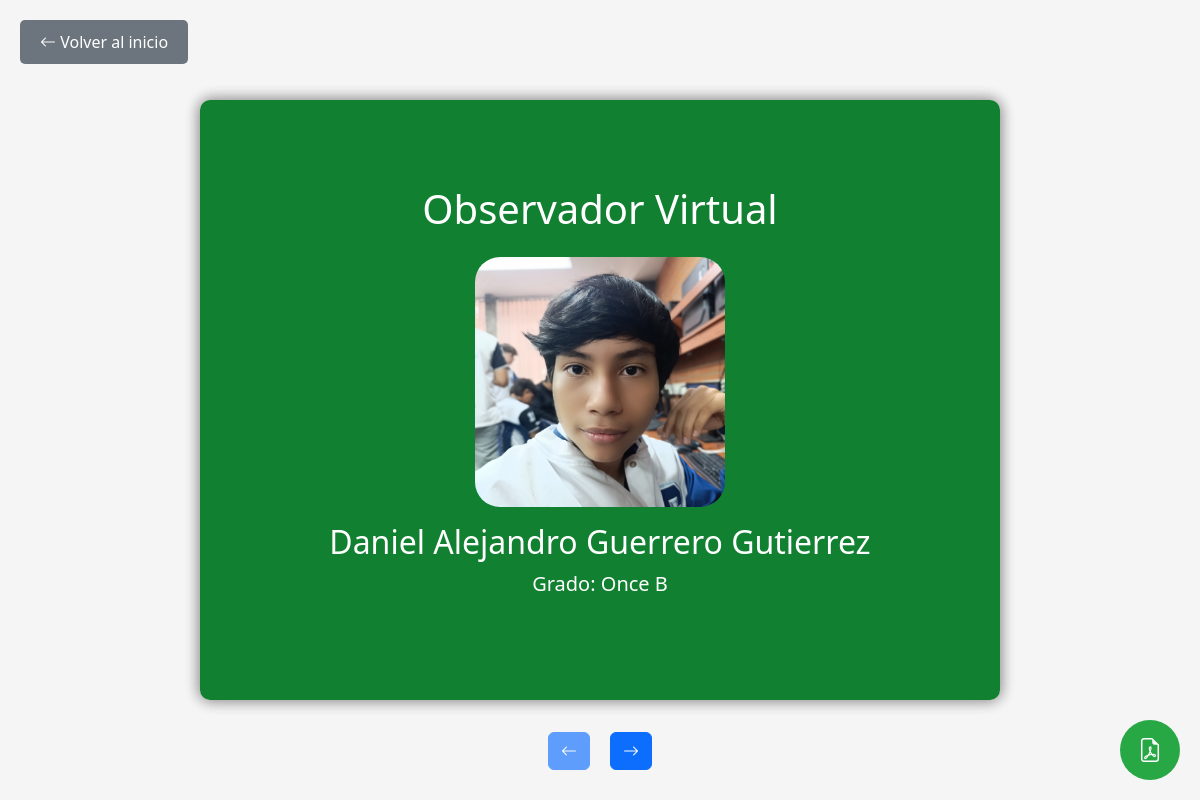
The page /observador/1109668674/ (signed in) on the database its author committed.
### Modulos/Observador/models.py (models this page shows, shortened)
class Estudiante(models.Model):
    idEstudiante = models.AutoField(primary_key=True)
    tiposDocumentos = [
        ('T.I.', 'Tarjeta de Identidad'),
        ('C.C.', 'Cedula de Ciudadanía'),
        ('C.E.', 'Cedula de Extranjería')
    ]
    tipoDocumento = models.CharField(
        max_length=4, choices=tiposDocumentos, default='T.I.')
    documento = models.CharField(max_length=10, default=0)
    nombre = models.CharField(max_length=100)
    apellido = models.CharField(max_length=100)
    fechaNacimiento = models.DateField(null=True)
    correo = models.EmailField(max_length=100)
    contrasena = models.CharField(max_length=100)
    faltasTipo1 = models.IntegerField(default=0)
    faltasTipo2 = models.IntegerField(default=0)
    faltasTipo3 = models.IntegerField(default=0)
    totalFaltas = models.IntegerField(default=0)
    idColegio = models.ForeignKey(
        Colegio, on_delete=models.CASCADE, related_name="estudiantes", default=1)
    idGrado = models.ForeignKey(
        Grado, on_delete=models.CASCADE, null=True, blank=True)
    imagen_perfil = models.ImageField(
        upload_to='perfiles/', blank=True, null=True)
    class Meta:
        verbose_name = 'Estudiante'

class Grado(models.Model):
    idGrado = models.AutoField(primary_key=True)
    grado = models.CharField(max_length=16, null=True, blank=True)
    ciclo = models.CharField(max_length=7)
    idColegio = models.ForeignKey(
        Colegio, on_delete=models.CASCADE, related_name="grado", default=1)

### Modulos/Usuarios/views.py (the view)
# urls.py: path('observador/<documento>/', observadorEstudianteLibro, name="observador"),
def observadorEstudianteLibro(request, documento):
    if not request.session.get('isLogged', False):
        return redirect('login')
    userType = request.session.get('userType', False)
    admin = userType ==  'profesor' or userType == 'directivo'
    documentoIniciado = request.session.get('documento', False)
    if (userType == 'estudiante' or userType == 'acudiente') and documento != documentoIniciado:
        return redirect('observador', documento=documentoIniciado)
    estudiante = get_object_or_404(Estudiante, documento=documento)
    acudiente = Acudiente.objects.filter(
        idEstudiante=estudiante.idEstudiante).first()
    observaciones = list(Observacion.objects.filter(
        idEstudiante=estudiante.idEstudiante))
    observaciones_agrupadas = [observaciones[i:i+3]
                               for i in range(0, len(observaciones), 3)]
    return render(request, 'observador/libro.html', {
        "estudiante": estudiante,
        "acudiente": acudiente,
        "observaciones_agrupadas": observaciones_agrupadas,
        "admin": admin,
    })

### Modulos/Observador/models.py (called while the page is built)
    def __str__(self):
        return f"Falta: {self.falta}: {self.descripcion}, Falta de tipo: {self.tipoFalta}"

### Modulos/Usuarios/context_processors.py (called while the page is built)
def session_variables(request):
    return {
        'isLogged': request.session.get('isLogged', None),
        'userId': request.session.get('userId', None),
        'userType': request.session.get('userType', None),
        'userNombre': request.session.get('userNombre', None)
    }

### Modulos/Usuarios/templates/observador/libro.html (shortened to what this page needs)
{% load static %}
<!DOCTYPE html>
<html lang="es">
  <head>
    <link href="https://cdnjs.cloudflare.com/ajax/libs/bootstrap/5.3.0/css/bootstrap.min.css" rel="stylesheet">
    <link href="https://cdn.jsdelivr.net/npm/bootstrap-icons/font/bootstrap-icons.css" rel="stylesheet">
  </head>
  <body>
    <link rel="stylesheet" href="{% static 'css/stylelibro.css' %}">
    <div class="container">
      <div class="back-button-container">
        <a href="{% url 'home' %}">
          <button class="btn btn-secondary back-button">
            <i class="bi bi-arrow-left"></i> Volver al inicio
          </button>
        </a>
      </div>
      <div class="book-container">
        <div class="book" id="book">
          <div class="page cover current" id="cover">
            <div class="page-content">
              <h1 class="mb-4">Observador Virtual</h1>
              {% if estudiante.imagen_perfil %}
              <img src="{{ estudiante.imagen_perfil.url }}" alt="Foto de perfil de {{ estudiante.nombre }}"
                class="img-perfil" height="250px" style="border-radius: 10%;">
              {% else %}
              <img src="{% static 'img/default-profile.png' %}" alt="Imagen por defecto" class="img-perfil"
                height="250px">
              {% endif %}
              <div class="student-info mt-3">
                <h2>{{estudiante.nombre}} {{estudiante.apellido}}</h2>
                <p class="lead">Grado: {{estudiante.idGrado.grado}}</p>
              </div>
            </div>
          </div>
          <div class="page" id="page1">
            <div class="page-content">
              <h2>Información Personal</h2>
              <div class="row mt-4">
                <div class="col-md-6">
                  <div class="mb-3">
                    <strong>Nombre Completo:</strong>
                    <p>{{estudiante.nombre}} {{estudiante.apellido}}</p>
                  </div>
                  <div class="mb-3">
                    <strong>Fecha de Nacimiento:</strong>
                    <p>{{estudiante.fechaNacimiento}}</p>
                  </div>
                  <div class="mb-3">
                    <strong>Correo Electrónico:</strong>
                    <p>{{estudiante.correo}}</p>
                  </div>
                </div>
                {% if acudiente %}
                <div class="col-md-6">
                  <div class="mb-3">
                    <strong>Nombre del Acudiente:</strong>
                    <p>{{acudiente.nombre}} {{acudiente.apellido}}</p>
                  </div>
                  <div class="mb-3">
                    <strong>Teléfono del Acudiente:</strong>
                    <p>{{acudiente.telefono}}</p>
                  </div>
                  <div class="mb-3">
                    <strong>Correo Electrónico del Acudiente:</strong>
                    <p>{{acudiente.correo}}</p>
                  </div>
                </div>
                {% endif %}
              </div>
            </div>
            <div class="page-number">1</div>
          </div>
          {% for grupo in observaciones_agrupadas %}
          <div class="page">
            <div class="page-content">
              <h2>Observaciones</h2>
              <div class="table-responsive mt-4">
                <table class="table table-striped">
                  {% for obs in grupo %}
                  <tr>
                    <td>Fecha: {{obs.fecha}} {{obs.hora}}</td>
                    <td>{{obs.idFalta}}</td>
                  </tr>
                  <tr>
                    <td colspan="2">Descripción: {{obs.comentario}}</td>
                  </tr>
                  {% endfor %}
                </table>
              </div>
            </div>
            <div class="page-number">{{ forloop.counter|add:"1" }}</div>
          </div>
          {% endfor %}
          <div class="controls">
            <button class="btn btn-primary" id="prev-btn" disabled>
              <i class="bi bi-arrow-left"></i>
            </button>
            <button class="btn btn-primary" id="next-btn">
              <i class="bi bi-arrow-right"></i>
            </button>
          </div>
        </div>
      </div>
      <div class="fab-container">
        <div class="fab-item">
          <button class="fab-button">
            <i class="bi bi-file-earmark-pdf"></i>
          </button>
        </div>
      </div>
    </div>
  </body>
</html>

### observadorVirtual/static/css/stylelibro.css (style rules this page uses)
body { background-color: #f5f5f5; min-height: 100vh; display: flex; align-items: center; justify-content: center; padding: 20px; }
.book-container { perspective: 1000px; position: relative; width: 100%; max-width: 800px; height: 600px; margin: 0 auto; }
.book { position: relative; width: 100%; height: 100%; transform-style: preserve-3d; transition: transform 0.5s; }
.page { position: absolute; width: 100%; height: 100%; background-color: #fff0db; border-radius: 10px; box-shadow: 0 0 15px rgba(0, 0, 0, 0.2); transform-origin: left center; transform-style: preserve-3d; transition: transform 0.5s; backface-visibility: hidden; display: flex; flex-direction: column; padding: 20px; }
.page-content { flex: 1; display: flex; flex-direction: column; justify-content: center; align-items: center; text-align: center; padding: 20px; }
.cover { background-color: #128031; color: white; display: flex; flex-direction: column; justify-content: center; align-items: center; text-align: center; }
.controls { position: absolute; bottom: -70px; left: 0; right: 0; display: flex; justify-content: center; gap: 20px; }
.page-number { position: absolute; bottom: 10px; right: 20px; font-style: italic; color: #777; }
.current { z-index: 1; }
.fab-container { position: fixed; bottom: 20px; right: 20px; display: flex; flex-direction: column-reverse; align-items: center; gap: 15px; z-index: 1000; }
.fab-item { position: relative; }
.fab-button { width: 60px; height: 60px; border-radius: 50%; background-color: #28a745; color: white; border: none; font-size: 24px; display: flex; align-items: center; justify-content: center; position: relative; cursor: pointer; transition: background-color 0.3s ease; }
.back-button-container { position: fixed; top: 20px; left: 20px; z-index: 1000; }
.back-button { background-color: #6c757d; color: white; border: none; padding: 10px 20px; border-radius: 5px; font-size: 16px; cursor: pointer; transition: background-color 0.3s; }

### rows shown on the page
Estudiante: imagen_perfil (picture), nombre "Daniel Alejandro", apellido "Guerrero Gutierrez", idGrado.grado "Once B"
